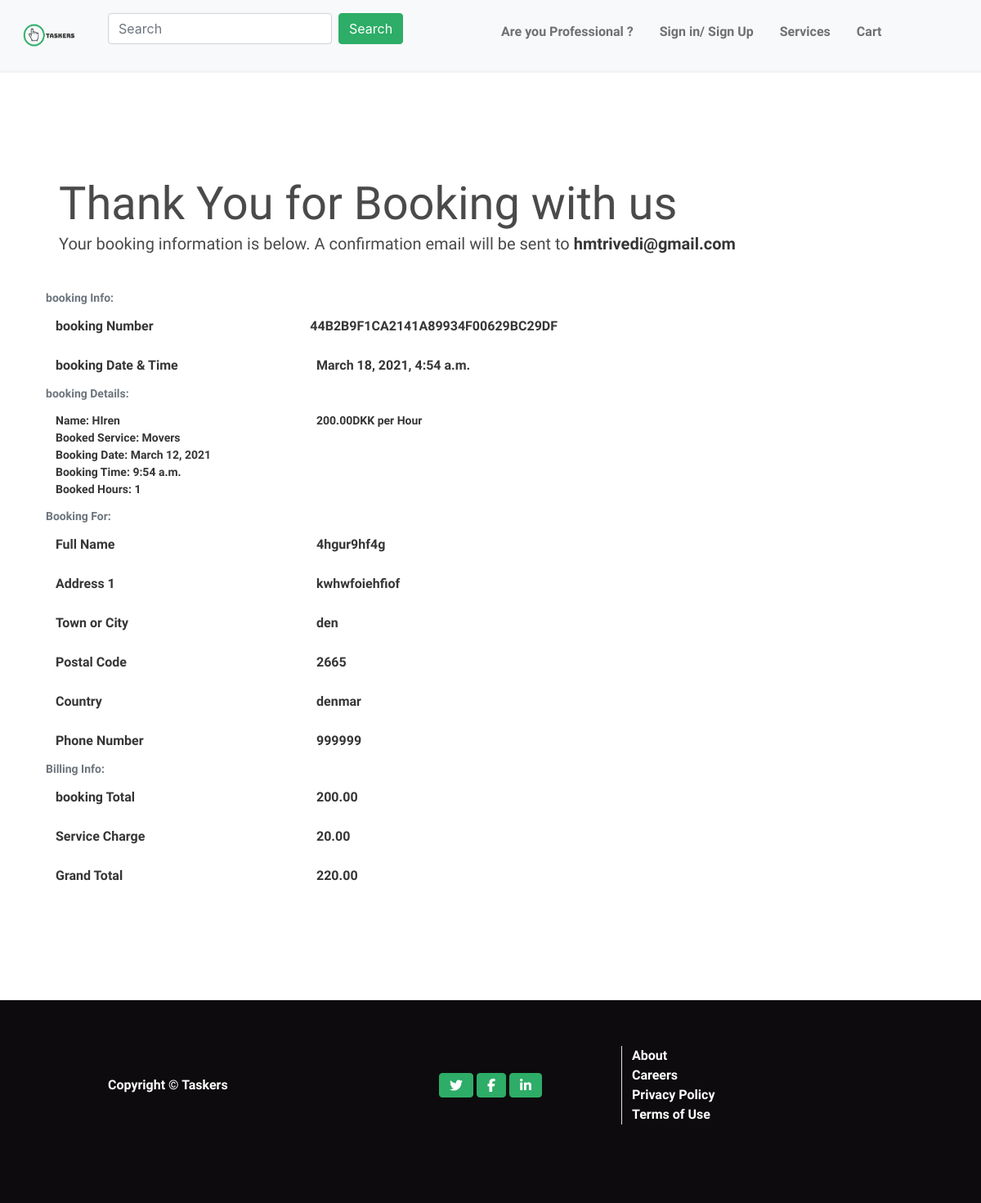
Screenshot of /checkout/checkout_success/44B2B9F1CA2141A89934F00629BC29DF with the database file from the repository.
### checkout/models.py (models this page shows, shortened)
class Booking(models.Model):
    name = models.CharField(max_length=50, null=False, blank=False)
    email = models.EmailField(max_length=254, null=False, blank=False)
    phone_number = models.CharField(max_length=20, null=False, blank=False)
    country = models.CharField(max_length=40, null=False, blank=False)
    postcode = models.CharField(max_length=20, null=False, blank=False)
    city = models.CharField(max_length=40, null=False, blank=False)
    street_address1 = models.CharField(max_length=80, null=False, blank=False)
    street_address2 = models.CharField(max_length=80, null=True, blank=True)
    booked_date = models.DateTimeField(auto_now_add=True)
    booking_number = models.CharField(
        max_length=32, null=False, editable=False)
    booking_charge = models.DecimalField(
        max_digits=6, decimal_places=2, null=False, default=0)
    booking_total = models.DecimalField(
        max_digits=6, decimal_places=2, null=False, default=0)
    grand_total = models.DecimalField(
        max_digits=6, decimal_places=2, null=False, default=0)

class BookingLineItem(models.Model):
    booking = models.ForeignKey(
        Booking, null=False, blank=False,
        on_delete=models.CASCADE,
        related_name='lineitems')
    tasker = models.ForeignKey(
        Tasker, null=False, blank=False, on_delete=models.CASCADE)
    hours = models.IntegerField(null=False, blank=False, default=0)
    cost = models.IntegerField(null=False, blank=False, default=0)
    lineitem_total = models.DecimalField(
        max_digits=6, decimal_places=2, null=False, blank=False, editable=False)
    booked_date = models.DateField(auto_now_add=False)
    booked_time = models.TimeField(auto_now=False, auto_now_add=False)

### service/models.py (models this page shows, shortened)
class Tasker(models.Model):
    class Meta:
        verbose_name_plural = 'tasker'
    service_category = models.ForeignKey(
        'Service_category', null=True, blank=False,
        on_delete=models.SET_NULL)
    tasker_services = models.ForeignKey(
        'Sub_Service', null=True,
        blank=False, on_delete=models.SET_NULL)
    charge_type = models.ForeignKey(
        'Charge_type', null=True,
        blank=False, on_delete=models.SET_NULL)
    name = models.CharField(max_length=254,)
    about = models.CharField(max_length=1024, blank=False,)
    price = models.DecimalField(
        max_digits=6, decimal_places=2,)
    image_url = models.URLField(
        max_length=10000, blank=True,
    )
    image = models.ImageField(blank=True)

class Service_category(models.Model):
    class Meta:
        verbose_name_plural = 'service'
    category = models.CharField(max_length=30,)
    icon = models.ImageField(blank=True)
    def __str__(self):
        return self.category

### checkout/views.py (the view)
# urls.py: path('checkout_success/<booking_number>', views.checkout_success, name='checkout_success'),
def checkout_success(request, booking_number):
    save_info = request.session.get('save_info')
    booking = get_object_or_404(Booking, booking_number=booking_number)
    messages.success(request, f'Order successfully processed! \
        Your order number is {booking_number}. A confirmation \
        email will be sent to {booking.email}.')
    if 'cart' in request.session:
        del request.session['cart']
    template = 'checkout/checkout_success.html'
    context = {
        'booking': booking,
    }
    return render(request, template, context)

### cart/contexts.py (called while the page is built, shortened)
def cart_contents(request):
    cart_items = []
    cart = request.session.get('cart', {})
    cost = 0
    service_charge = 0
    booking_count = 0
    grand_total = Decimal(0.0)
    context = {
        'grand_total': grand_total,
        'cart_items': cart_items,
        'cart': cart,
    }
    return context

### checkout/templates/checkout/checkout_success.html (shortened to what this page needs)
i{% extends "base.html" %}
{% load static %}
{% block content %}
<section class="section is-medium main-section mt-6">
<div class="columns">
<div class="column">
<div class="jumbotron">
  <h1 class="display-4">Thank You for Booking with us</h1>
  <p class="lead">Your booking information is below. A confirmation email will be sent to <strong>{{ booking.email }}</p>
  <hr class="my-4">
</div>
</div>
</div>
<div class="columns">
            <div class="col-12 col-lg-7">
                <div class="booking-confirmation-wrapper p-2 bbooking">
                    <div class="columns">
                        <div class="col">
                            <small class="text-muted">booking Info:</small>
                        </div>
                    </div>
                    <div class="columns">
                        <div class="column is 4">
                            <p class="mb-0 text-black font-weight-bold">booking Number</p>
                        </div>
                        <div class="column is 8 text-md-right">
                            <p class="mb-0">{{ booking.booking_number }}</p>
                        </div>
                    </div>
                    <div class="columns">
                        <div class="column is 4">
                            <p class="mb-0 text-black font-weight-bold">booking Date & Time</p>
                        </div>
                        <div class="column is 8 text-md-right">
                            <p class="mb-0">{{ booking.booked_date }}</p>
                        </div>
                    </div>
                    <div class="columns">
                        <div class="col">
                            <small class="text-muted">booking Details:</small>
                        </div>
                    </div>
                    {% for item in booking.lineitems.all %}
                    <div class="columns">
                        <div class="column is 4">
                            <p class="small mb-0 text-black font-weight-bold">
                                Name: {{ item.tasker.name }}
                            </p>
                            <p class="small mb-0 text-black font-weight-bold">
                                Booked Service: {{ item.tasker.service_category }}
                            </p>
                            <p class="small mb-0 text-black font-weight-bold">
                                Booking Date: {{ item.booked_date }}
                            </p>
                            <p class="small mb-0 text-black font-weight-bold">
                                Booking Time: {{ item.booked_time }}
                            </p>
                            {% if item.tasker.charge_type.type == "Hourly" %}
                            <p class="small mb-0 text-black font-weight-bold">
                                Booked Hours: {{ item.hours }}
                            </p>
                            {% endif %}
                        </div>
                        <div class="column is 8 text-md-right">
                            <p class="small mb-0">{{ item.tasker.price }}DKK per {% if item.tasker.charge_type.type == "Hourly" %}Hour {% else %}Appointment{% endif %}</p>
                        </div>
                    </div>
                    {% endfor %}
                    <div class="columns">
                        <div class="col">
                            <small class="text-muted">Booking For:</small>
                        </div>
                    </div>
                    <div class="columns">
                        <div class="column is 4">
                            <p class="mb-0 text-black font-weight-bold">Full Name</p>
                        </div>
                        <div class="column is 8 text-md-right">
                            <p class="mb-0">{{ booking.name }}</p>
                        </div>
                    </div>
                    <div class="columns">
                        <div class="column is 4">
                            <p class="mb-0 text-black font-weight-bold">Address 1</p>
                        </div>
                        <div class="column is 8 text-md-right">
                            <p class="mb-0">{{ booking.street_address1 }}</p>
                        </div>
                    </div>
                    <div class="columns">
                        <div class="column is 4">
                            <p class="mb-0 text-black font-weight-bold">Town or City</p>
                        </div>
                        <div class="column is 8 text-md-right">
                            <p class="mb-0">{{ booking.city }}</p>
                        </div>
                    </div>
                    <div class="columns">
                        <div class="column is 4">
                            <p class="mb-0 text-black font-weight-bold">Postal Code</p>
                        </div>
                        <div class="column is 8 text-md-right">
                            <p class="mb-0">{{ booking.postcode }}</p>
                        </div>
                    </div>
                    <div class="columns">
                        <div class="column is 4">
                            <p class="mb-0 text-black font-weight-bold">Country</p>
                        </div>
                        <div class="column is 8 text-md-right">
                            <p class="mb-0">{{ booking.country }}</p>
                        </div>
                    </div>
                    <div class="columns">
                        <div class="column is 4">
                            <p class="mb-0 text-black font-weight-bold">Phone Number</p>
                        </div>
                        <div class="column is 8 text-md-right">
                            <p class="mb-0">{{ booking.phone_number }}</p>
                        </div>
                    </div>
                    <div class="columns">
                        <div class="col">
                            <small class="text-muted">Billing Info:</small>
                        </div>
                    </div>
                    <div class="columns">
                        <div class="column is 4">
                            <p class="mb-0 text-black font-weight-bold">booking Total</p>
                        </div>
                        <div class="column is 8 text-md-right">
                            <p class="mb-0">{{ booking.booking_total }}</p>
                        </div>
                    </div>
                    <div class="columns">
                        <div class="column is 4">
                            <p class="mb-0 text-black font-weight-bold">Service Charge</p>
                        </div>
                        <div class="column is 8 text-md-right">
                            <p class="mb-0">{{ booking.booking_charge }}</p>
                        </div>
                    </div>
                    <div class="columns">
                        <div class="column is 4">
                            <p class="mb-0 text-black font-weight-bold">Grand Total</p>
                        </div>
                        <div class="column is 8 text-md-right">
                            <p class="mb-0">{{ booking.grand_total }}</p>
                        </div>
                    </div>
                </div>
            </div>
        </div>
</section>
{% endblock %}

### static/css/base.css (style rules this page uses)
:root { --first-color: #2dad67; --second-color: #0d0b0d; --third-color: #ffffff; }
html { height: 100%; }
body { margin: 0; padding: 0; font-family: 'Raleway', sans-serif; !important }

### rows the page displays
Booking: email "hmtrivedi@gmail.com", booking_number "44B2B9F1CA2141A89934F00629BC29DF", booked_date "March 18, 2021, 4:54 a.m.", name "4hgur9hf4g", street_address1 "kwhwfoiehfiof", city "den", postcode "2665", country "denmar", phone_number "999999", booking_total "200.00", booking_charge "20.00", grand_total "220.00"
BookingLineItem: tasker.name "HIren", tasker.service_category "Movers", booked_date "March 12, 2021", booked_time "9:54 a.m.", hours "1", tasker.price "200.00", shows "Hour"
